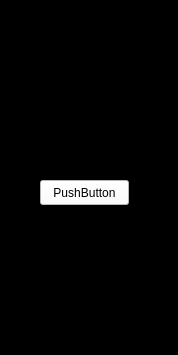
<?xml version="1.0" encoding="UTF-8"?>
<ui version="4.0">
 <class>opciones</class>
 <widget class="QWidget" name="opciones">
  <property name="geometry">
   <rect>
    <x>0</x>
    <y>0</y>
    <width>178</width>
    <height>355</height>
   </rect>
  </property>
  <property name="windowTitle">
   <string>Form</string>
  </property>
  <property name="styleSheet">
   <string notr="true">background: black</string>
  </property>
  <widget class="QPushButton" name="pushButton">
   <property name="geometry">
    <rect>
     <x>40</x>
     <y>180</y>
     <width>89</width>
     <height>25</height>
    </rect>
   </property>
   <property name="styleSheet">
    <string notr="true">background: white</string>
   </property>
   <property name="text">
    <string>PushButton</string>
   </property>
  </widget>
 </widget>
 <resources/>
 <connections/>
</ui>
